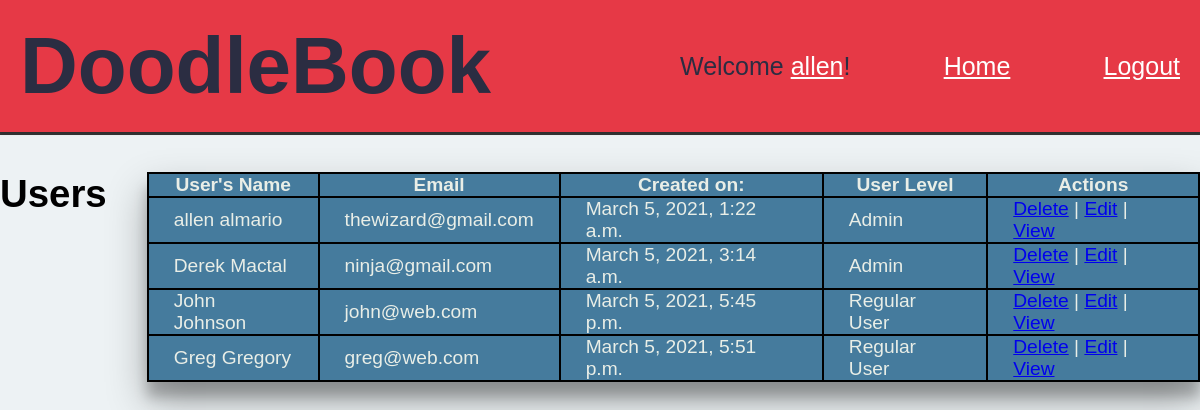
/admin (signed in), run on an earlier commit of the app's database.
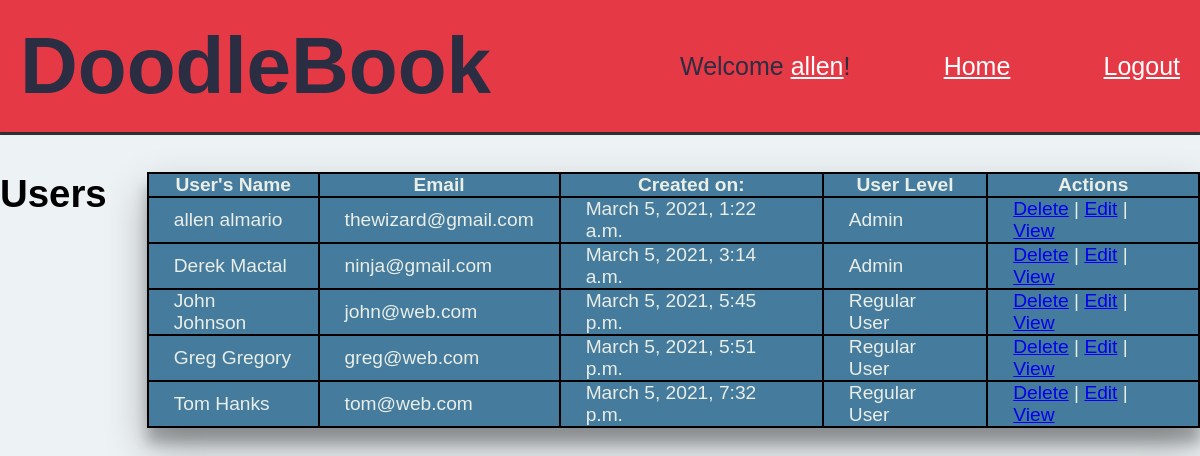
And on a later commit of the database.
### Doodle_App/models.py (models this page shows)
class User(models.Model):
    first_name = models.CharField(max_length=30)
    last_name = models.CharField(max_length=40)
    email = models.CharField(max_length=70)
    password = models.CharField(max_length=100)
    bio = models.TextField(default="User Bio")
    user_level = models.IntegerField(default=0) # 0 is regular, 1 is admin
    created_at = models.DateTimeField(auto_now_add=True)
    updated_at = models.DateTimeField(auto_now=True)
    objects = webManager()

### Doodle_App/views.py (the view)
# urls.py: path('admin', views.admin),
def admin(request):
    if request.session['user_level'] == 1:
        user = User.objects.get(id=request.session['userID'])
        context = {
            "user": user,
            "users" : User.objects.all(),
            "blogs" : Blog.objects.all(),
        }
        return render(request, 'admin.html', context)
    else:
        return redirect('/dashboard')

### Doodle_App/templates/admin.html (shortened to what this page needs)
<!DOCTYPE html>
<html lang="en">
<head>
    {% load static %}
    <link rel="stylesheet" href="{% static 'css/admin.css' %}">
</head>
<body>
    <header>
        <h1>DoodleBook</h1>
        <div class="nav">
            <p>Welcome <a href="profile/{{request.session.userID}}">{{user.first_name}}</a>!</p>
            <a href="/dashboard">Home</a>
            <a href="/logout">Logout</a>
        </div>
    </header>
    <div class = 'container'>
        <h1>Users</h1>
        <table>
            <tr>
                <th>User's Name</a></th>
                <th>Email</th>
                <th>Created on:</th>
                <th>User Level</th>
                <th>Actions</th>
            </tr>
            {% for user in users.all %}
            <tr>
                <td>{{user.first_name}} {{user.last_name}}</td>
                <td>{{user.email}}</td>
                <td>{{user.created_at}}</td>
                {%if user.user_level == 0%}
                <td>Regular User</td>
                {% else %}
                <td>Admin</td>
                {% endif %}
                <td><a href = "/delete/{{user.id}}">Delete</a> | <a href = "/admin_edit/{{user.id}}">Edit</a> | <a href = "/profile/{{user.id}}">View</a> </td>
            </tr>
            {% endfor %}
        </table>
    </div>
</body>

What changed in the data, as far as the page shows it:
added User: first_name "Tom", last_name "Hanks", email "tom@web.com", created_at "March 5, 2021, 7:32 p.m.", user_level "Regular User"
